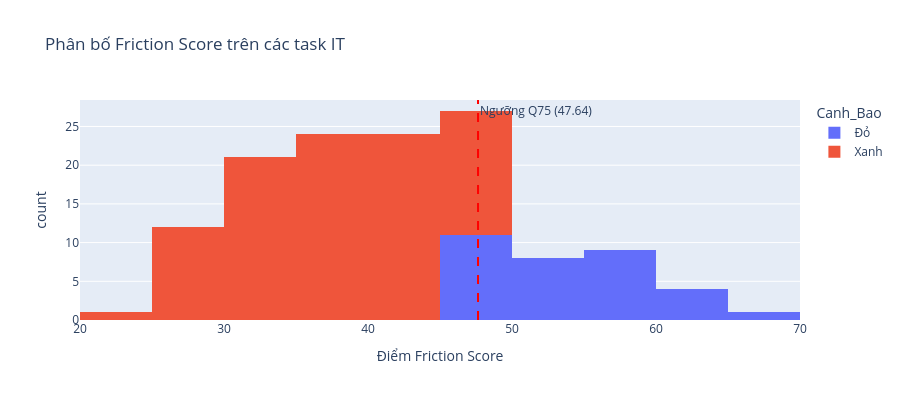

Notebook code cell kept with this figure:
### Markdown cell above
### Phân bố Friction Score

Biểu đồ histogram giúp kiểm tra xem điểm phân bố như thế nào (tập trung, lệch phải/trái, có nhiều giá trị 0/100 không).

### Code cell
hist = friction_table.copy()

fig_hist = px.histogram(
    hist, 
    x='Friction Score', 
    nbins=20, 
    color='Canh_Bao',
    title='Phân bố Friction Score trên các task IT',
    labels={'Friction Score': 'Điểm Friction Score', 'count': 'Số lượng task'}
)


nguong_do = hist['Friction Score'].quantile(0.75)
fig_hist.add_vline(
    x=nguong_do, 
    line_dash='dash', 
    line_color='red',
    annotation_text=f'Ngưỡng Q75 ({nguong_do:.2f})'
)

fig_hist.update_layout(height=400)
fig_hist.show()

### Figure 1 — Plotly figure (JSON) as saved in the notebook; plotly's stock layout.template omitted (floating-point values rounded to 4 significant figures)
{"data": [{"alignmentgroup": "True", "bingroup": "x", "hovertemplate": "Canh_Bao=Đỏ<br>Điểm Friction Score=%{x}<br>count=%{y}<extra></extra>", "legendgroup": "Đỏ", "marker": {"color": "#636efa", "pattern": {"shape": ""}}, "name": "Đỏ", "nbinsx": 20, "offsetgroup": "Đỏ", "orientation": "v", "showlegend": true, "type": "histogram", "x": [66.54, 63.97, 63, 62.01, 61.54, 58.99, 58.76, 58.17, 58.16, 57.53, 56.49, 55.7, 55.4, 55.23, 54.45, 52.99, 52.63, 52.21, 52.15, 51.68, 51.01, 50.64, 49.94, 49.78, 49.55, 49.28, 48.69, 48.57, 48.45, 48.3, 47.77, 47.76, 47.71], "xaxis": "x", "yaxis": "y"}, {"alignmentgroup": "True", "bingroup": "x", "hovertemplate": "Canh_Bao=Xanh<br>Điểm Friction Score=%{x}<br>count=%{y}<extra></extra>", "legendgroup": "Xanh", "marker": {"color": "#EF553B", "pattern": {"shape": ""}}, "name": "Xanh", "nbinsx": 20, "offsetgroup": "Xanh", "orientation": "v", "showlegend": true, "type": "histogram", "x": [47.57, 47.55, 47.07, 47, 46.95, 46.76, 46.68, 46.27, 45.98, 45.97, 45.91, 45.72, 45.61, 45.45, 45.23, 45.19, 44.85, 44.6, 44.15, 43.9, 43.6, 43.59, 43.39, 43.38, 43.25, 42.81, 42.48, 42.22, 42.05, 42.01, 42, 41.76, 41.76, 41.75, 41.7, 41.69, 41.64, 41.52, 41.37, 40.44, 39.95, 39.65, 39.6, 39.14, 38.66, 38.66, 38.09, 37.71, 37.66, 37.46, 37.42, 37.37, 37.26, 37.24, 37.2, 36.99, 36.55, 36.32, 36.25, 36.21, 35.1, 35.07, 35.02, 35.02, 34.9, 34.54, 34.38, 34.25, 34.11, 33.82, 33.82, 33.79, 33.61, 33.23, 33.02, 32.99, 32.82, 32.73, 32.42, 32.28, 31.87, 31.55, 31.45, 30.81, 30.23, 29.79, 29.61, 29.41, 28.33, 27.61, 27.23, 27.22, 27.06, 26.68, 26.67, 26.65, 26.56, 22.21], "xaxis": "x", "yaxis": "y"}], "layout": {"annotations": [{"showarrow": false, "text": "Ngưỡng Q75 (47.64)", "x": 47.64, "xanchor": "left", "xref": "x", "y": 1, "yanchor": "top", "yref": "y domain"}], "barmode": "relative", "height": 400, "legend": {"title": {"text": "Canh_Bao"}, "tracegroupgap": 0}, "shapes": [{"line": {"color": "red", "dash": "dash"}, "type": "line", "x0": 47.64, "x1": 47.64, "xref": "x", "y0": 0, "y1": 1, "yref": "y domain"}], "title": {"text": "Phân bố Friction Score trên các task IT"}, "xaxis": {"anchor": "y", "domain": [0, 1], "title": {"text": "Điểm Friction Score"}}, "yaxis": {"anchor": "x", "domain": [0, 1], "title": {"text": "count"}}}}
